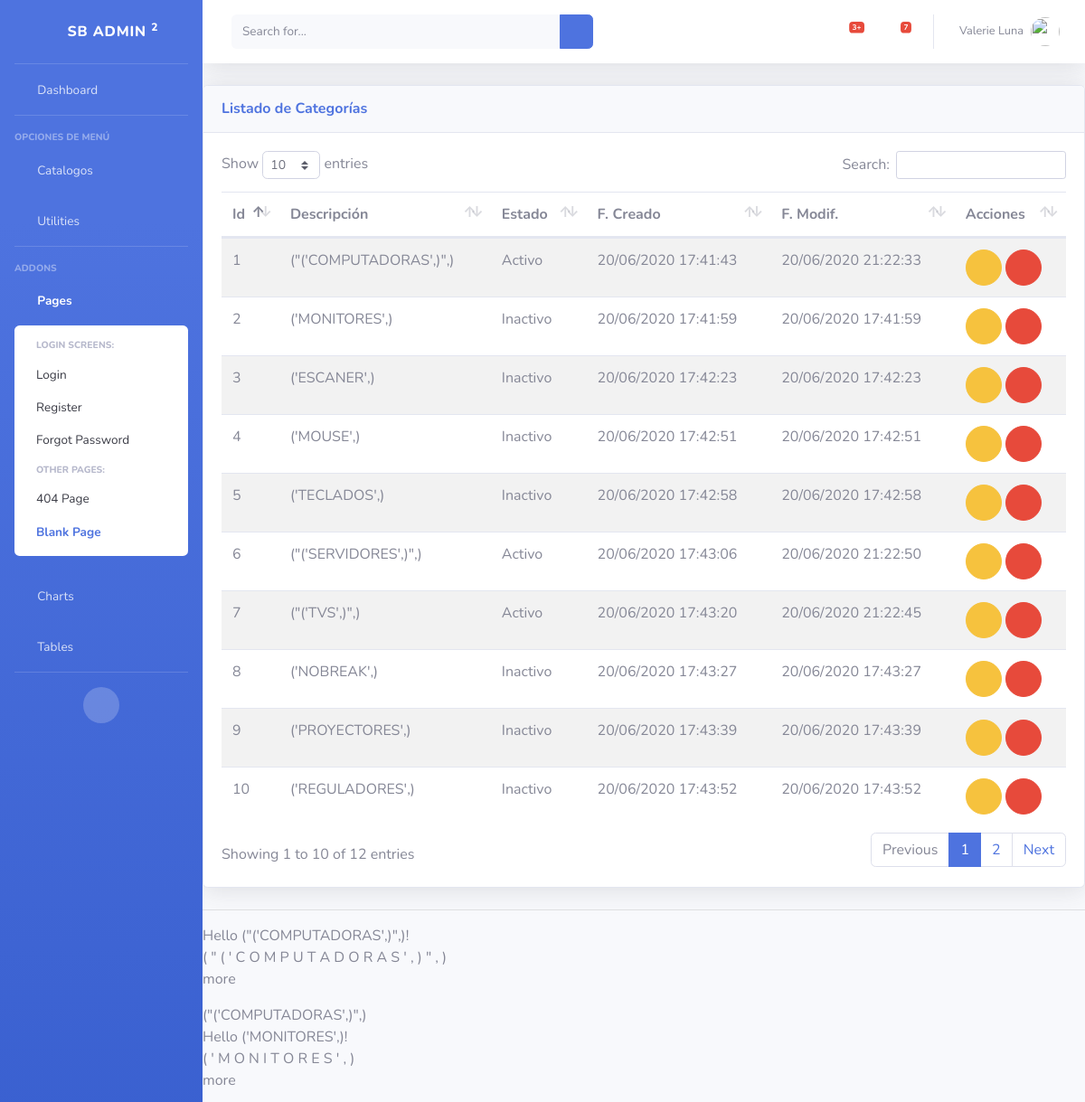
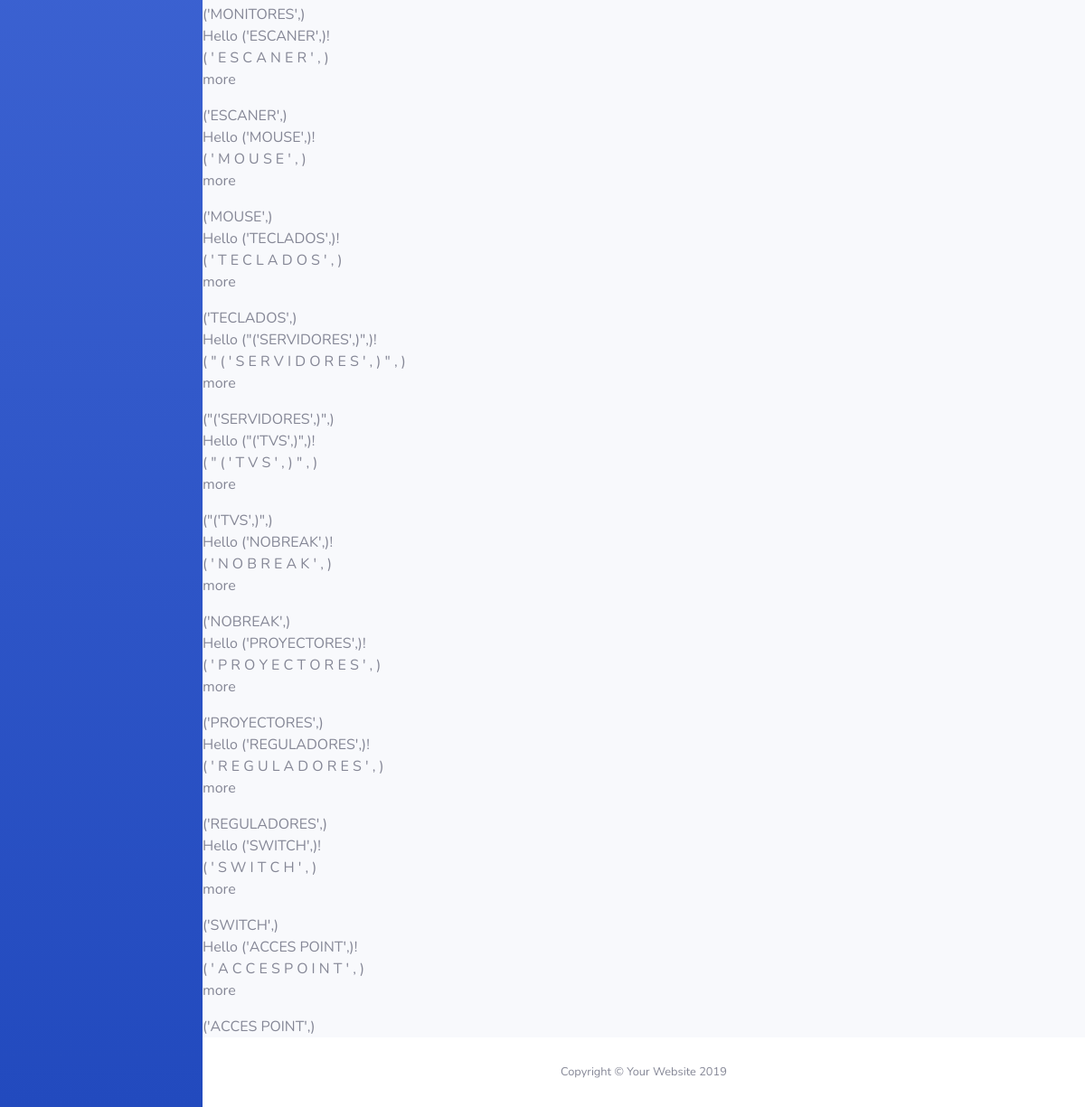
The app's page /inv/categorias/ (signed in) with its own data (2 pictures, top to bottom).
### inv/models.py (models this page shows, shortened)
class CategoriaModelo(ClaseModelo):
    descripcion = models.TextField(
        max_length=100,
        help_text='Descripción de la Categoría',
        unique=True
    )
    class Meta:
        verbose_name_plural = "Categorias"

### inv/views.py (the view)
# urls.py: path('categorias/', CategoriaView.as_view(), name='categoria_list'),
class CategoriaView(LoginRequiredMixin, generic.ListView):
    model = CategoriaModelo
    template_name = 'inv/categoria_list.html'
    context_object_name = 'obj'
    login_url = 'bases-space:login'

### inv/templates/inv/categoria_list.html (shortened to what this page needs)
{% extends 'bases/base.html' %}
{% block page_content %}
<div class="card shadow mb-4">
    <div class="card-header py-3 d-flex flex-row align-items-center justify-content-between">
      <h6 class="m-0 font-weight-bold text-primary">Listado de Categorías</h6>
      <div class="dropdown no-arrow">
        <a class="dropdown-toggle" href="#" role="button" id="dropdownMenuLink" data-toggle="dropdown" aria-haspopup="true" aria-expanded="false">
          <i class="fas fa-ellipsis-v fa-sm fa-fw text-gray-400"></i>
        </a>
      </div>
    </div>
    <div class="card-body">
      {% if not obj %}
      <div class="alert alert-info">No hay categorías</div>
      {% else %}
      <table class="table table-striped table-hover">
          <thead>
              <th>Id</th>
              <th>Descripción</th>
              <th>Estado</th>
              <th>F. Creado</th>
              <th>F. Modif.</th>
              <th class="all">Acciones</th>
          </thead>
          <tbody>
              {% for item in obj %}
              <tr>
                  <td>{{ item.id }}</td>
                  <td>{{ item.descripcion }}</td>
                  <td>{{ item.estado|yesno:"Activo,Inactivo" }}</td>
                  <td>{{ item.fc|date:"d/m/Y H:i:s" }}</td>
                  <td>{{ item.fm|date:"d/m/Y H:i:s" }}</td>
                  <td>
                    <a href="{% url 'inv-space:categoria_edit' item.id %}" class="btn btn-warning btn-circle" role="button"><i class="far fa-edit"></i></a>
                    <a href="{% url 'inv-space:categoria_del' item.id %}" class="btn btn-danger btn-circle" role="button"><i class="far fa-trash-alt"></i></a>
                  </td>
              </tr>
              {% endfor %}
          </tbody>
      </table>
      {% endif %}
    </div>
  </div>
<hr>
{%for x in obj %}
    {% with x.descripcion as name %}
        <div>Hello {{ name }}!</div>
        {%for y in name %}
            {{ y }}
        {% endfor %}
    {% endwith %}
    <p>more</p>
    {{ x.descripcion }}
{% endfor %}
{% endblock %}

### bases/templates/bases/base.html (shortened to what this page needs)
{% load static %}
<!DOCTYPE html>
<html lang="es">
<head>
  <link href="{% static 'base/vendor/fontawesome-free/css/all.min.css' %}" rel="stylesheet" type="text/css">
  <link href="{% static 'base/css/sb-admin-2.min.css' %}" rel="stylesheet">
  <link href="{% static 'base/vendor/datatables/dataTables.bootstrap4.min.css' %}" rel="stylesheet">
</head>
<body id="page-top">
  <div id="wrapper">
    {% block side_bar %}
    <ul class="navbar-nav bg-gradient-primary sidebar sidebar-dark accordion" id="accordionSidebar">
      <a class="sidebar-brand d-flex align-items-center justify-content-center" href="{% url 'bases-space:home' %}">
        <div class="sidebar-brand-icon rotate-n-15">
          <i class="fas fa-laugh-wink"></i>
        </div>
        <div class="sidebar-brand-text mx-3">SB Admin <sup>2</sup></div>
      </a>
      <hr class="sidebar-divider my-0">
      <li class="nav-item">
        <a class="nav-link" href="{% url 'bases-space:home'%}">
          <i class="fas fa-fw fa-tachometer-alt"></i>
          <span>Dashboard</span></a>
      </li>
      <hr class="sidebar-divider">
      <div class="sidebar-heading">
        Opciones de Menú
      </div>
      <li class="nav-item">
        <a class="nav-link collapsed" href="#" data-toggle="collapse" data-target="#collapseTwo" aria-expanded="true" aria-controls="collapseTwo">
          <i class="fas fa-fw fa-cog"></i>
          <span>Catalogos</span>
        </a>
      </li>
      <li class="nav-item">
        <a class="nav-link collapsed" href="#" data-toggle="collapse" data-target="#collapseUtilities" aria-expanded="true" aria-controls="collapseUtilities">
          <i class="fas fa-fw fa-wrench"></i>
          <span>Utilities</span>
        </a>
      </li>
      <hr class="sidebar-divider">
      <div class="sidebar-heading">
        Addons
      </div>
      <li class="nav-item active">
        <a class="nav-link" href="#" data-toggle="collapse" data-target="#collapsePages" aria-expanded="true" aria-controls="collapsePages">
          <i class="fas fa-fw fa-folder"></i>
          <span>Pages</span>
        </a>
        <div id="collapsePages" class="collapse show" aria-labelledby="headingPages" data-parent="#accordionSidebar">
          <div class="bg-white py-2 collapse-inner rounded">
            <h6 class="collapse-header">Login Screens:</h6>
            <a class="collapse-item" href="login.html">Login</a>
            <a class="collapse-item" href="register.html">Register</a>
            <a class="collapse-item" href="forgot-password.html">Forgot Password</a>
            <h6 class="collapse-header">Other Pages:</h6>
            <a class="collapse-item" href="404.html">404 Page</a>
            <a class="collapse-item active" href="blank.html">Blank Page</a>
          </div>
        </div>
      </li>
      <li class="nav-item">
        <a class="nav-link" href="charts.html">
          <i class="fas fa-fw fa-chart-area"></i>
          <span>Charts</span></a>
      </li>
      <li class="nav-item">
        <a class="nav-link" href="tables.html">
          <i class="fas fa-fw fa-table"></i>
          <span>Tables</span></a>
      </li>
      <hr class="sidebar-divider d-none d-md-block">
      <div class="text-center d-none d-md-inline">
        <button class="rounded-circle border-0" id="sidebarToggle"></button>
      </div>
    </ul>
    {% endblock %}
    <div id="content-wrapper" class="d-flex flex-column">
      <div id="content">
        {% block top_bar %}
        <nav class="navbar navbar-expand navbar-light bg-white topbar mb-4 static-top shadow">
          <form class="d-none d-sm-inline-block form-inline mr-auto ml-md-3 my-2 my-md-0 mw-100 navbar-search">
            <div class="input-group">
              <input type="text" class="form-control bg-light border-0 small" placeholder="Search for..." aria-label="Search" aria-describedby="basic-addon2">
              <div class="input-group-append">
                <button class="btn btn-primary" type="button">
                  <i class="fas fa-search fa-sm"></i>
                </button>
              </div>
            </div>
          </form>
          <ul class="navbar-nav ml-auto">
            <li class="nav-item dropdown no-arrow mx-1">
              <a class="nav-link dropdown-toggle" href="#" id="alertsDropdown" role="button" data-toggle="dropdown" aria-haspopup="true" aria-expanded="false">
                <i class="fas fa-bell fa-fw"></i>
                <span class="badge badge-danger badge-counter">3+</span>
              </a>
            </li>
            <li class="nav-item dropdown no-arrow mx-1">
              <a class="nav-link dropdown-toggle" href="#" id="messagesDropdown" role="button" data-toggle="dropdown" aria-haspopup="true" aria-expanded="false">
                <i class="fas fa-envelope fa-fw"></i>
                <span class="badge badge-danger badge-counter">7</span>
              </a>
            </li>
            <li class="nav-item dropdown no-arrow">
              <a class="nav-link dropdown-toggle" href="#" id="userDropdown" role="button" data-toggle="dropdown" aria-haspopup="true" aria-expanded="false">
                <span class="mr-2 d-none d-lg-inline text-gray-600 small">Valerie Luna</span>
                <img class="img-profile rounded-circle" src="https://source.unsplash.com/QAB-WJcbgJk/60x60">
              </a>
            </li>
          </ul>
        </nav>
        {% endblock %}
        {% block page_content %}{% endblock %}
      </div>
      {% block footer %}
      <footer class="sticky-footer bg-white">
        <div class="container my-auto">
          <div class="copyright text-center my-auto">
            <span>Copyright &copy; Your Website 2019</span>
          </div>
        </div>
      </footer>
      {% endblock %}
    </div>
  </div>
</body>
</html>

### records on screen
CategoriaModelo: id "1", descripcion "(\"('COMPUTADORAS',)\",)", estado "Activo", fc "20/06/2020 17:41:43", fm "20/06/2020 21:22:33", name "(" "\"" "(" "'" "C" "O" "M" "P" "U" "T" "A" "D" "O" "R" "A" "S" "'" "," ")" "\"" "," ")"
CategoriaModelo: id "2", descripcion "('MONITORES',)", estado "Inactivo", fc "20/06/2020 17:41:59", fm "20/06/2020 17:41:59", name "(" "'" "M" "O" "N" "I" "T" "O" "R" "E" "S" "'" "," ")"
CategoriaModelo: id "3", descripcion "('ESCANER',)", estado "Inactivo", fc "20/06/2020 17:42:23", fm "20/06/2020 17:42:23", name "(" "'" "E" "S" "C" "A" "N" "E" "R" "'" "," ")"
CategoriaModelo: id "4", descripcion "('MOUSE',)", estado "Inactivo", fc "20/06/2020 17:42:51", fm "20/06/2020 17:42:51", name "(" "'" "M" "O" "U" "S" "E" "'" "," ")"
CategoriaModelo: id "5", descripcion "('TECLADOS',)", estado "Inactivo", fc "20/06/2020 17:42:58", fm "20/06/2020 17:42:58", name "(" "'" "T" "E" "C" "L" "A" "D" "O" "S" "'" "," ")"
CategoriaModelo: id "6", descripcion "(\"('SERVIDORES',)\",)", estado "Activo", fc "20/06/2020 17:43:06", fm "20/06/2020 21:22:50", name "(" "\"" "(" "'" "S" "E" "R" "V" "I" "D" "O" "R" "E" "S" "'" "," ")" "\"" "," ")"
CategoriaModelo: id "7", descripcion "(\"('TVS',)\",)", estado "Activo", fc "20/06/2020 17:43:20", fm "20/06/2020 21:22:45", name "(" "\"" "(" "'" "T" "V" "S" "'" "," ")" "\"" "," ")"
CategoriaModelo: id "8", descripcion "('NOBREAK',)", estado "Inactivo", fc "20/06/2020 17:43:27", fm "20/06/2020 17:43:27", name "(" "'" "N" "O" "B" "R" "E" "A" "K" "'" "," ")"
CategoriaModelo: id "9", descripcion "('PROYECTORES',)", estado "Inactivo", fc "20/06/2020 17:43:39", fm "20/06/2020 17:43:39", name "(" "'" "P" "R" "O" "Y" "E" "C" "T" "O" "R" "E" "S" "'" "," ")"
CategoriaModelo: id "10", descripcion "('REGULADORES',)", estado "Inactivo", fc "20/06/2020 17:43:52", fm "20/06/2020 17:43:52", name "(" "'" "R" "E" "G" "U" "L" "A" "D" "O" "R" "E" "S" "'" "," ")"
CategoriaModelo: descripcion "('SWITCH',)", name "(" "'" "S" "W" "I" "T" "C" "H" "'" "," ")"
CategoriaModelo: descripcion "('ACCES POINT',)", name "(" "'" "A" "C" "C" "E" "S" "P" "O" "I" "N" "T" "'" "," ")"
